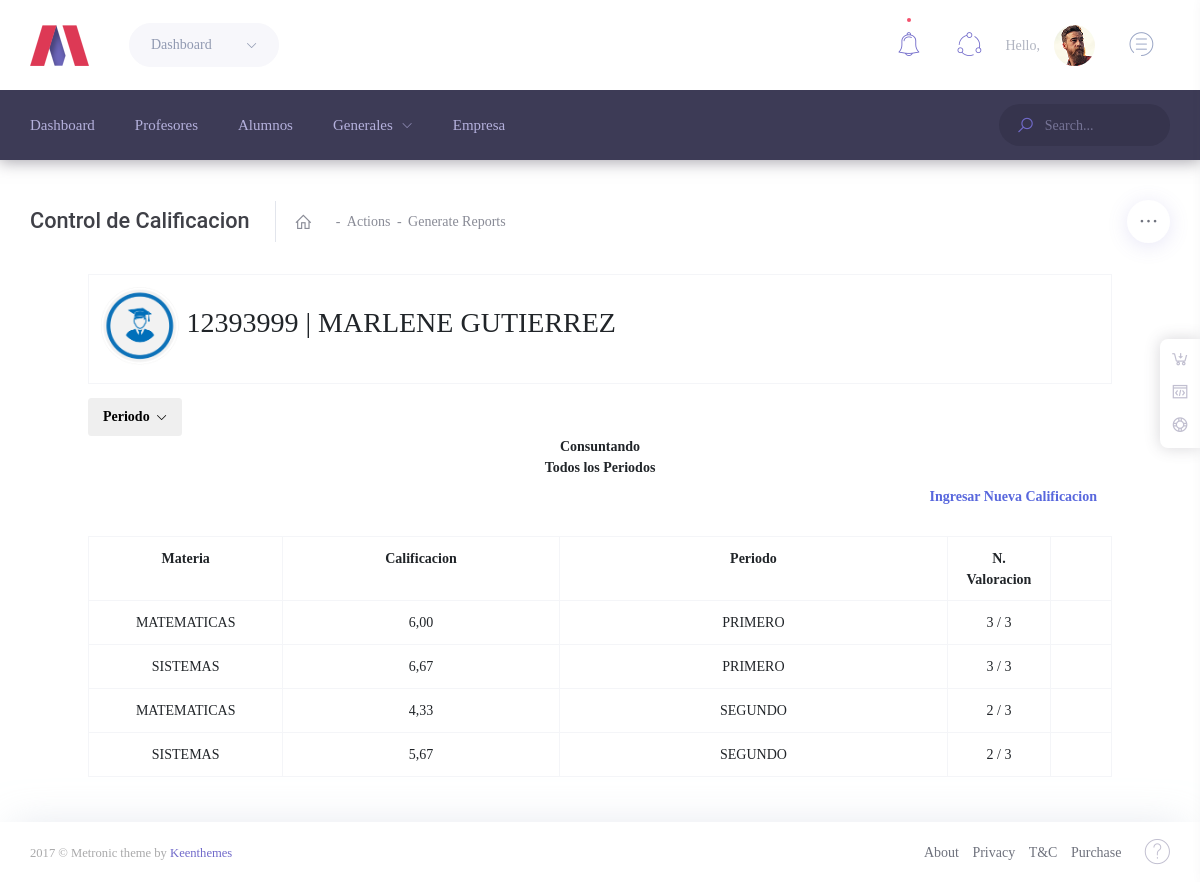
The page /Modulos/Calificar/valorar.php?cod=12393999 on the database its author committed.
### tables this page shows
CREATE TABLE `alumnos` (
  `id` int(255) NOT NULL,
  `nombre` varchar(255) NOT NULL,
  `grado` varchar(255) NOT NULL,
  `salon` varchar(255) NOT NULL,
  `tipo` varchar(255) NOT NULL,
  `fecha` date NOT NULL,
  `doc` varchar(255) NOT NULL,
  `rh` varchar(255) NOT NULL,
  `eps` varchar(255) NOT NULL,
  `direccion` varchar(255) NOT NULL,
  `telefono` varchar(255) NOT NULL,
  `padre` varchar(255) NOT NULL,
  `madre` varchar(255) NOT NULL,
  `p_ocupacion` varchar(255) NOT NULL,
  `m_ocupacion` varchar(255) NOT NULL,
  `acudiente` varchar(255) NOT NULL,
  `emergencia` varchar(255) NOT NULL,
  `estado` varchar(255) NOT NULL,
  `matricula` date NOT NULL
);

CREATE TABLE `notas` (
  `id` int(11) NOT NULL,
  `materia` varchar(255) NOT NULL,
  `alumno` varchar(255) NOT NULL,
  `actividad` varchar(255) NOT NULL,
  `valor` varchar(255) NOT NULL,
  `periodo` varchar(255) NOT NULL,
  `fecha` date NOT NULL
);

CREATE TABLE `materia` (
  `id` int(11) NOT NULL,
  `nombre` varchar(255) NOT NULL,
  `estado` varchar(255) NOT NULL
);

CREATE TABLE `periodo` (
  `id` int(11) NOT NULL,
  `nombre` varchar(255) NOT NULL,
  `estado` varchar(255) NOT NULL
);

### Modulos/class_buscar.php (called while the page is built, shortened)
<?php
class Consultar_Materias{
	private $fetch;
	function __construct($codigo, $conexion){
		include_once "php_conexion.php";
		$this->consulta = mysqli_query($conexion, "SELECT * FROM materia WHERE id='$codigo'");
		$this->fetch = mysqli_fetch_array($this->consulta);
	}
	function consultar($campo){
		return $this->fetch[$campo];
	}
}
class Consultar_Periodo{
	private $fetch;
	function __construct($codigo, $conexion){
		include_once "php_conexion.php";
		$this->consulta = mysqli_query($conexion, "SELECT * FROM periodo WHERE id='$codigo'");
		$this->fetch = mysqli_fetch_array($this->consulta);
	}
	function consultar($campo){
		return $this->fetch[$campo];
	}
}
class Consultar_Alumno{
	private $fetch;
	function __construct($codigo, $conexion){
		include_once "php_conexion.php";
		$this->consulta = mysqli_query($conexion, "SELECT * FROM alumnos WHERE doc='$codigo'");
		$this->fetch = mysqli_fetch_array($this->consulta);
	}
	function consultar($campo){
		return $this->fetch[$campo];
	}
}
?>

### Modulos/funciones.php (called while the page is built, shortened)
<?php
	function formato($valor){
		return number_format($valor,2,",",".");
	}
?>

### Modulos/Calificar/valorar.php (the view, shortened to what this page needs)
<?php
	include_once "../php_conexion.php";
	include_once "class/class.php";
	include_once "../funciones.php";
	include_once "../class_buscar.php";
	if(!empty($_GET['cod'])){
		$id_alumno=$_GET['cod'];
		$oAlumno=new Consultar_Alumno($id_alumno, $conexion);
		$nombre_alumno=$oAlumno->consultar('nombre');
	}else{
		header('Location:error.php');
	}
	function contar_nota($materia,$periodo,$alumno){
		$pa=mysqli_query($conexion, "SELECT COUNT(nombre)as numero FROM actividad WHERE estado='s'");
		if($row=mysqli_fetch_array($pa)){
			$act=$row['numero'];
		}
		$pa=mysqli_query($conexion, "SELECT COUNT(alumno)as numero FROM notas WHERE alumno='$alumno' and materia='$materia' and periodo='$periodo'");
		if($row=mysqli_fetch_array($pa)){
			return $row['numero'].' / '.$act;
		}
	}
	function promedio($materia,$periodo,$alumno){
		$promedio=0;
		$pa=mysqli_query($conexion, "SELECT COUNT(nombre)as numero FROM actividad WHERE estado='s'");
		if($row=mysqli_fetch_array($pa)){
			$act=$row['numero'];
		}
		$pa=mysqli_query($conexion, "SELECT * FROM notas WHERE alumno='$alumno' and materia='$materia' and periodo='$periodo'");
		while($row=mysqli_fetch_array($pa)){
			$promedio=$promedio+$row['valor'];
		}
		return $promedio/$act;
	}
  include_once "../../menu/header.php";
?>
    <div align="center">
    	<table width="90%">
          <tr>
            <td>
            	<table class="table table-bordered">
                  <tr class="info">
                    <td><h2><img src="img/alumno.png" width="80" height="80"> <?php echo $id_alumno.' | '.$nombre_alumno; ?></h2></td>
                  </tr>
                </table>
              <div class="row-fluid">
                    <div class="span4">
                    	<div class="btn-group">
                        <button class="btn btn dropdown-toggle" data-toggle="dropdown">
                        	<i class="icon-search"></i> <strong>Periodo</strong> <span class="caret"></span>
                        </button>
                          <?php
							$pa=mysqli_query($conexion, "SELECT * FROM periodo WHERE estado='s'");
						   ?>
                      </div>
                    </div>
                    <div class="span4" align="center">
                    	<?php
							echo '<strong>Consuntando</strong><br>';
							if(!empty($_GET['periodo'])){
								$pe=limpiar($_GET['periodo']);
								$op=new Consultar_Periodo($pe, $conexion);
								echo '<strong>'.$op->consultar('nombre').'</strong>';
							}else{
								echo '<strong>Todos los Periodos</strong>';
							}
						?>
                    </div>
                    <div class="span4" align="right">
                    	<a href="#nueva" role="button" class="btn" data-toggle="modal">
                    		<strong><i class="icon-list"></i> Ingresar Nueva Calificacion</strong>
                    	</a>
                    </div>
                </div>
                <br>
                <table class="table table-bordered table table-hover">
                  <tr class="info">
                    <td width="19%"><center><strong>Materia</strong></center></td>
                    <td width="27%"><center><strong>Calificacion</strong></center></td>
                    <td width="38%"><center><strong>Periodo</strong></center></td>
                    <td width="10%"><center><strong>N. Valoracion</strong></center></td>
                    <td width="6%">&nbsp;</td>
                  </tr>
                  <?php
				 	if(!empty($_GET['periodo'])){
				  		$id_periodo=limpiar($_GET['periodo']);
						$pa=mysqli_query($conexion, "SELECT * FROM notas WHERE alumno='$id_alumno' and periodo='$id_periodo' group by alumno, materia");
					}else{
						$pa=mysqli_query($conexion, "SELECT * FROM notas WHERE alumno='$id_alumno' group by alumno, periodo, materia");
					}
					while($row=mysqli_fetch_array($pa)){
						$oMateria=new Consultar_Materias($row['materia'], $conexion);
						$oPeriodo=new Consultar_Periodo($row['periodo'], $conexion);
				  ?>
                  <tr>
                    <td><center><?php echo $oMateria->consultar('nombre'); ?></center></td>
                    <td><center><?php echo formato(promedio($row['materia'],$row['periodo'],$row['alumno'])); ?></center></td>
                    <td><center><?php echo $oPeriodo->consultar('nombre'); ?></center></td>
                    <td><center><?php echo contar_nota($row['materia'],$row['periodo'],$row['alumno']); ?></center></td>
                    <td>
                    	<center>
                            <a href="#m<?php echo $row['periodo'].$row['materia']; ?>" role="button" class="btn btn-mini" title="Detalle de Calificaciones" data-toggle="modal">
                            </a>
                        </center>
                    </td>
                  </tr>
                  <?php } ?>
                </table>
            </td>
          </tr>
        </table>
	</div>
<?php
  include_once "../../menu/footer.php";
?>

### rows shown on the page
alumnos: nombre "MARLENE GUTIERREZ"
notas: materia.nombre "MATEMATICAS", alumno "6,00", periodo.nombre "PRIMERO", alumno "3 / 3"
notas: materia.nombre "SISTEMAS", alumno "6,67", periodo.nombre "PRIMERO", alumno "3 / 3"
notas: materia.nombre "MATEMATICAS", alumno "4,33", periodo.nombre "SEGUNDO", alumno "2 / 3"
notas: materia.nombre "SISTEMAS", alumno "5,67", periodo.nombre "SEGUNDO", alumno "2 / 3"

### other values the page prints
$title "Control de Calificacion"
$id_alumno "12393999"
